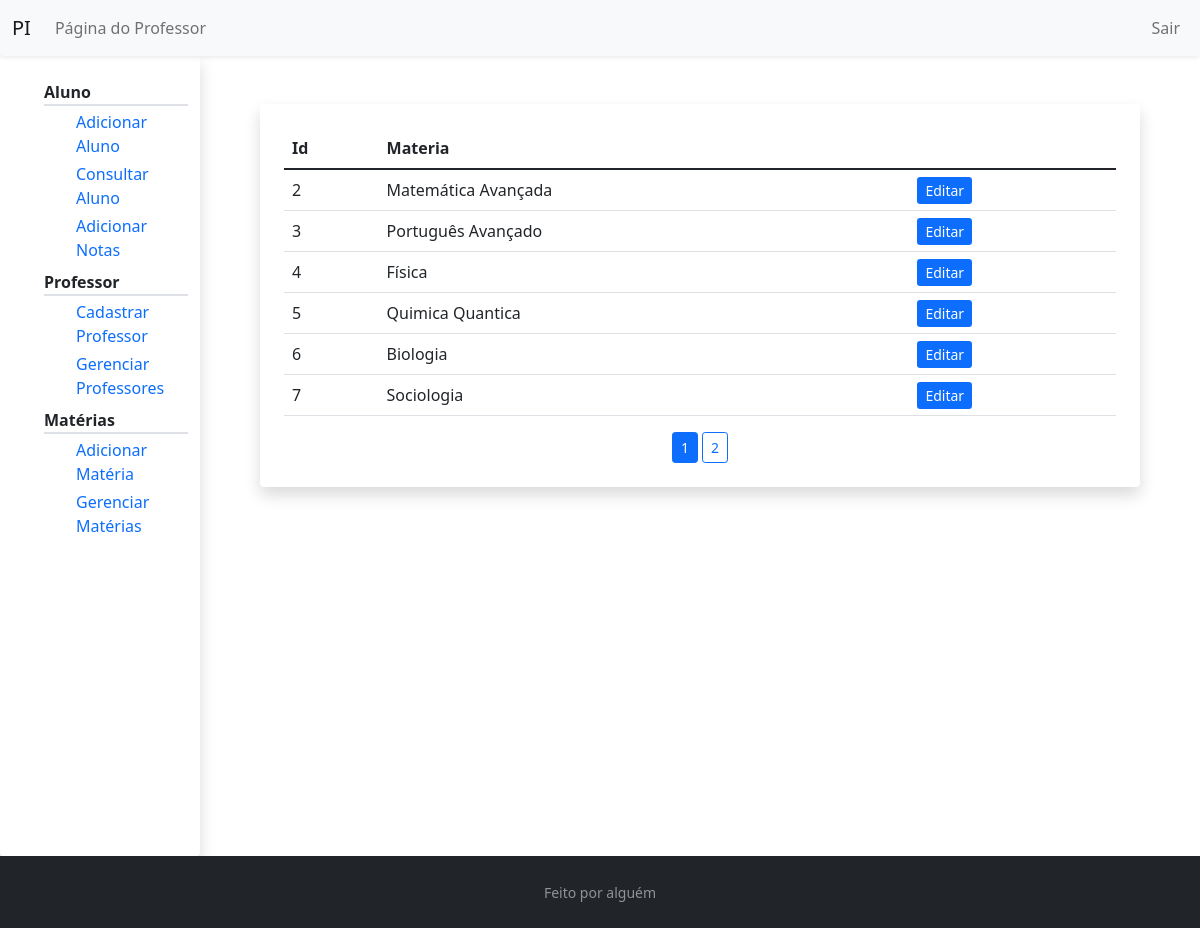
Before: /gerenciar/materia/ (signed in) with the older database file.
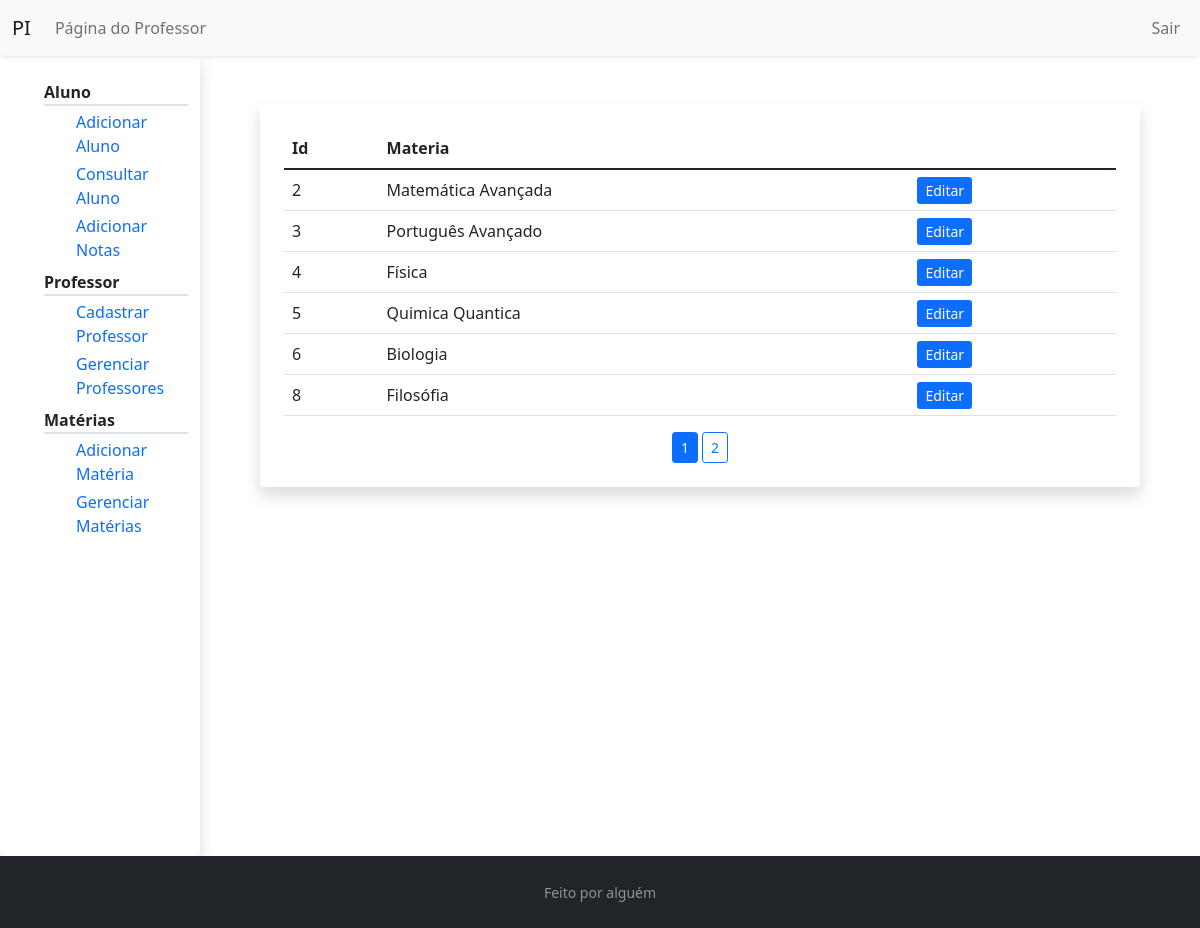
After: the same page with the newer database file.
### pi/models.py (models this page shows, shortened)
class Materia(db.Model):
    id = db.Column(db.Integer, primary_key=True)
    nome = db.Column(db.String(100), nullable=False, unique=True)

### pi/routes.py (the view)
@app.route("/gerenciar/materia/", methods=["GET", "POST"])
@login_required
def gerenciar_materia():
    page = request.args.get('page', 1, type=int)
    materias = Materia.query.paginate(per_page=6)
    return render_template('gerenciar_materias.html',
                            titulo='Gerenciar Materias',
                            user='gerenciar',
                            lista_materias=materias)

### pi/models.py (called while the page is built)
@login_manager.user_loader
def load_user(professor_id):
    return Professor.query.get(int(professor_id))

### pi/templates/gerenciar_materias.html
{% extends "professor_layout.html" %}
{% block prof %}
    <div class="shadow p-4 mb-5 bg-white rounded m-5">
        <table class="table ">
            <thead class="border-bottom border-dark" >
                <tr>
                    <th scope="col"> Id</th>
                    <th scope="col"> Materia </th>
                </tr>
            </thead>
            <tbody>
                {% for materia in lista_materias.items %}
                    <tr>
                        <td> {{ materia.id }} </td>
                        <td> {{ materia.nome }} </td>
                        <td>
                            <a class="btn-primary btn-sm" href=" {{ url_for('editar_materia', id_materia=materia.id) }} "> Editar </a>
                        </td>
                    </tr>
                {% endfor %}
            </tbody>
        </table>
        <div class="text-center">
            {%  for numero_pagina in lista_materias.iter_pages() %}
                {% if numero_pagina %}
                    {% if lista_materias.page == numero_pagina %}
                        <a class="btn btn-primary btn-sm" href="{{ url_for('gerenciar_materia', page=numero_pagina) }}">{{ numero_pagina }}</a>
                    {% else %}
                        <a class="btn btn-outline-primary btn-sm" href=" {{ url_for('gerenciar_materia', page=numero_pagina) }} "> {{ numero_pagina }} </a>
                    {% endif %}
                {% else %}
                    ...
                {% endif %}
            {% endfor %}
        </div>
    </div>
{% endblock prof %}

Changed rows visible on the page:
removed Materia: id "7", nome "Sociologia"
now on this page (row unchanged): Materia: id "8", nome "Filosófia"
